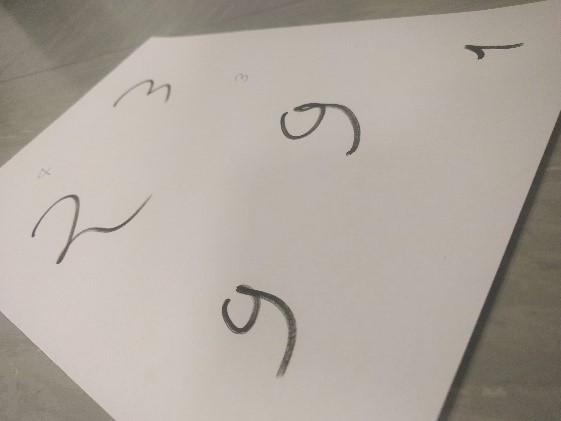
#> input picture BigExercise1/imgs/1.jpg, 561 x 421 px; its folder holds 4 pictures in this run
$ jupyter execute --allow-errors homework1.ipynb   (shell and % lines are left out)
#> lines starting #> are read from the running program, lines starting #| are printed output that depends on the picture
[cell 1]
import numpy as np
import cv2
import os
import matplotlib.pyplot as plt
import ipywidgets as widgets

#%matplotlib widget
plt.rcParams['figure.facecolor'] = '#a9c3f3af'
from IPython.display import HTML, display
display(HTML("""
<style>
.cell-output-ipywidget-background,
.cell-output-ipywidget-background * {
    background-color: transparent !important;
    color: white !important;   /* make all text white */
}
</style>
"""))

import sympy as sp
from PIL import Image

[cell 2]
folder = "imgs/"

[cell 3]
arr = [cv2.imread(folder+file) for file in sorted(os.listdir(folder)) if file.endswith('.png') or file.endswith('.jpg')]
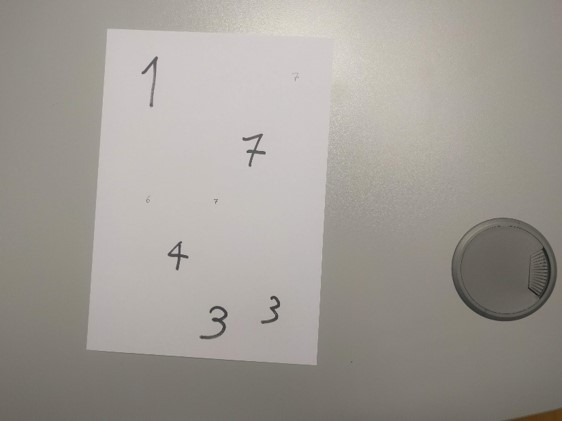
#> input picture BigExercise1/imgs/2.jpg, 562 x 421 px
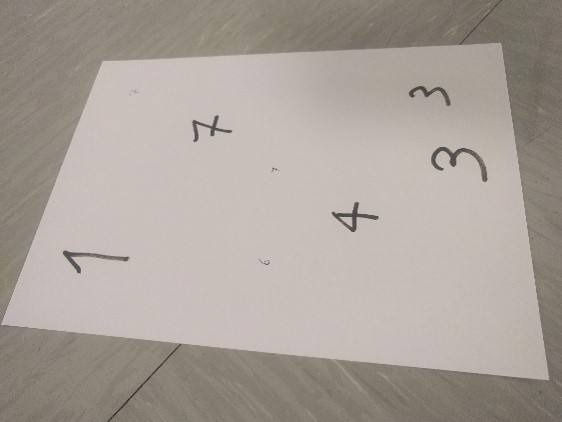
#> input picture BigExercise1/imgs/3.jpg, 562 x 422 px
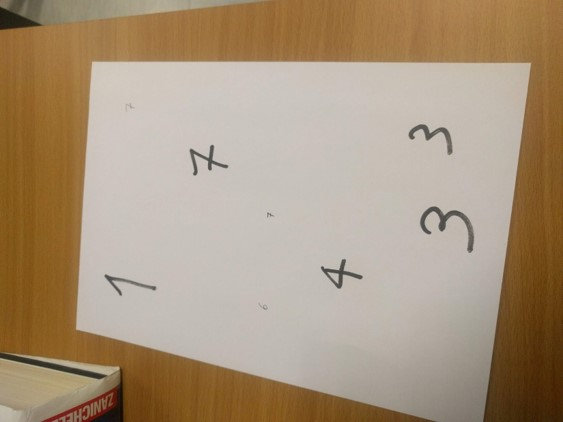
#> input picture BigExercise1/imgs/4.jpg, 563 x 422 px
#> arr = 4 items
arr[1].shape

# images dont have the same shape!!! Resize them to the largest one
max_shape = np.max([img.shape for img in arr], axis=0)
#> max_shape = [422, 563, 3]

shape_scaler = 2

max_shape = (max_shape[0]*shape_scaler, max_shape[1]*shape_scaler, max_shape[2])  # drop channels
#> max_shape = (844, 1126, 3)

max_shape
#> Out = (844, 1126, 3)

[cell 4]
resized_images = [cv2.resize(img, (max_shape[1], max_shape[0])) for img in arr]
#> resized_images = 4 items
#> the sliders are set to image_nr = 1

[cell 5]
images = np.array(resized_images)

[cell 6]
gray_images = np.array([cv2.cvtColor(img, cv2.COLOR_RGB2GRAY) for img in images])

[cell 7]
# fix widget height so it doesnt jump around
out = widgets.Output(layout={'height': '500px', 'width': '600px'})

def image_viewer(color_imgs, gray_imgs):
    @widgets.interact(image_nr=(0, len(color_imgs)-1, 1))
    def _viewer(image_nr=0):
        with out:
            out.clear_output(wait=True)
            fig, ax = plt.subplots(1, 2, figsize=(6, 4))
            ax[0].imshow(color_imgs[image_nr])
            ax[0].axis("off")
            ax[0].set_title("Color Image")
            ax[1].imshow(gray_imgs[image_nr], cmap='gray')
            ax[1].axis("off")
            ax[1].set_title("Grayscale Image")
            plt.show()

[cell 8]
image_viewer(color_imgs=images, gray_imgs=gray_images)
#> (the call stopped at in _viewer, `fig, ax = plt.subplots(1, 2, figsize=(6, 4))`: IPython is not available in this run)
#> the sliders are set to image_nr = 1, threshold1 = 127, threshold2 = 127
#> the sliders are set to threshold = 250, img_nr = 1
display(out)

#> (a cell that did not finish here is left out)

[cell 10]
@widgets.interact(threshold=(0, 500, 1), img_nr=(0, len(edge_imags)-1, 1))
def hough_line_viewer(threshold=103, img_nr=1):
#> called with threshold = 250, img_nr = 1
    global lines
    lines = cv2.HoughLines(edge_imags[img_nr], 1, np.pi / 180, threshold)  # img, rho_res (pixels), theta_res (radians), threshold (min votes for accumulator)
#> lines = None

    img_copy = images[img_nr].copy()  # Create a copy to avoid modifying the original image
    if lines is not None:
        diag = int(np.hypot(img_copy.shape[0], img_copy.shape[1]))  # image diagonal
        for line in lines:
            rho, theta = line[0]
            a = np.cos(theta)
            b = np.sin(theta)
            x0 = a * rho
            y0 = b * rho
            x1 = int(x0 + diag * (-b))
            y1 = int(y0 + diag * (a))
            x2 = int(x0 - diag * (-b))
            y2 = int(y0 - diag * (a))
            cv2.line(img_copy, (x1, y1), (x2, y2), (0, 0, 255), 2)

    plt.imshow(img_copy)
#> (this line was passed over: IPython is not available in this run)
    plt.axis("off")
#> (this line was passed over: IPython is not available in this run)
    plt.show()

#> (a cell that did not finish here is left out)

[cell 12]
# create smpy vector v1
v = sp.Matrix([sp.cos(sp.symbols('theta')), sp.sin(sp.symbols('theta'))])
v

#> (a cell that did not finish here is left out)

#> (a cell that did not finish here is left out)

[cell 15]
# draw the vectors to see if they are orthogonal
# one should check if the rho and theta are similar
# if so skipt those, since its probably the same line
origin = np.array([[0, 0], [0, 0]])  # origin point
#> (the rest of this cell did not finish here and is left out)

#> (a cell that did not finish here is left out)

#> (a cell that did not finish here is left out)

#> (a cell that did not finish here is left out)

#> (a cell that did not finish here is left out)

[cell 20]
# draw l1 and l2
lambda1, lambda2 = sp.symbols('lambda1 lambda2')
lambda1_vals = np.linspace(-1000, 1000, 100)
lambda2_vals = np.linspace(-1000, 1000, 100)
plt.figure(figsize=(8, 8))
#> (this line was passed over: IPython is not available in this run)
